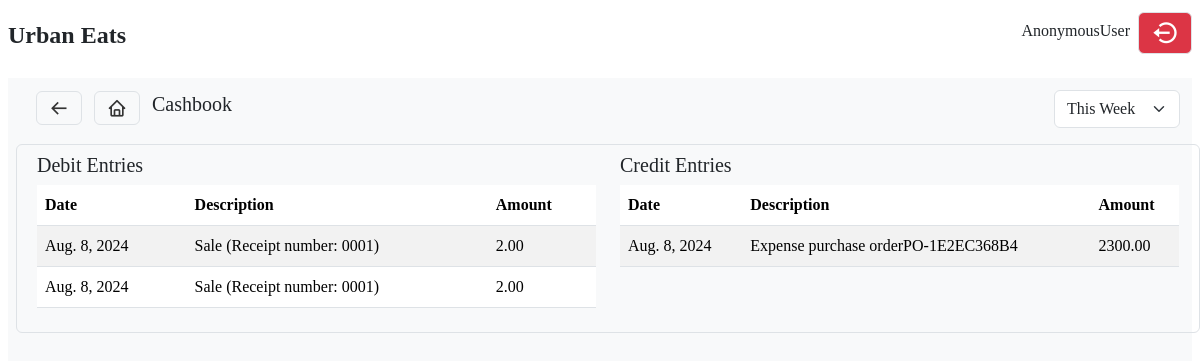
Page /finance/cashbook/ on the earlier database version.
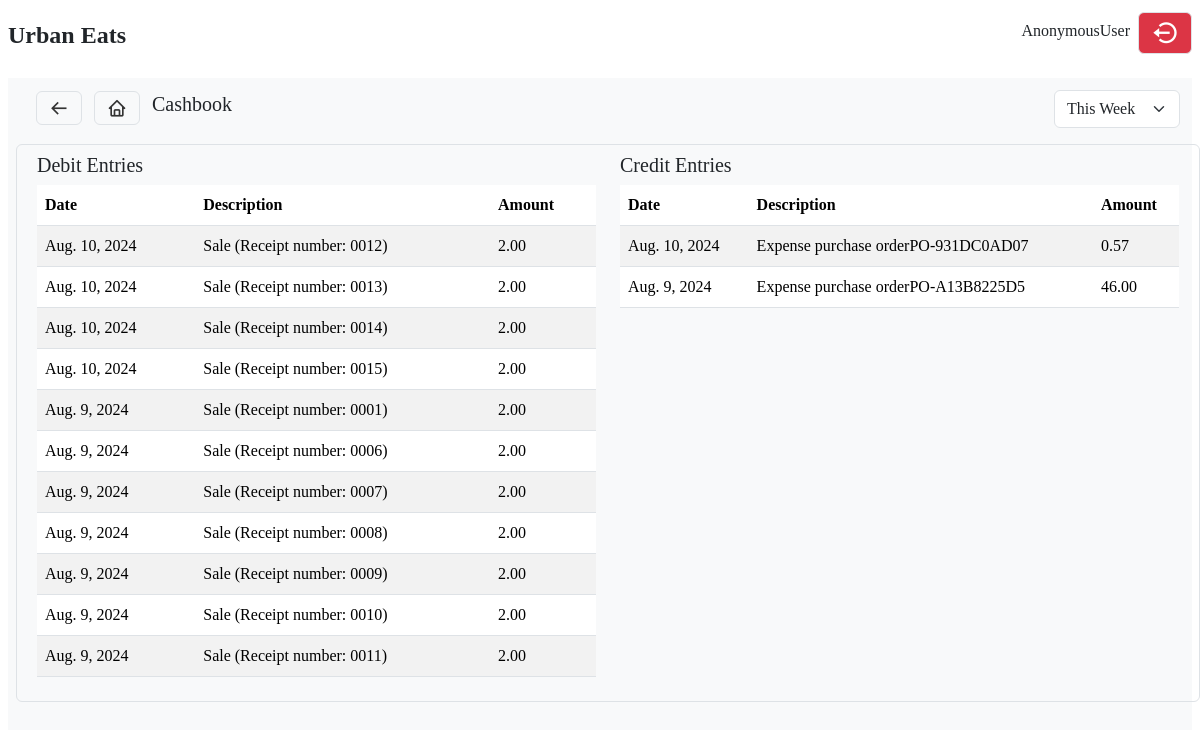
Same page on the later database version.
### finance/models.py (models this page shows, shortened)
class CashBook(models.Model):
    sale = models.ForeignKey(Sale, on_delete=models.CASCADE, null=True)
    expense = models.ForeignKey(Expense, on_delete=models.CASCADE, null=True)
    amount = models.DecimalField(max_digits=10, decimal_places=2, default=0)
    debit = models.BooleanField(default=False, null=True)
    credit = models.BooleanField(default=False, null=True)
    description = models.CharField(max_length=255, default='')
    date = models.DateField(auto_now_add=True)

### finance/views.py (the view)
# urls.py: path('cashbook/', cashbook, name='cashbook')
def cashbook(request):
    filter_option = request.GET.get('filter', 'this_week')
    now = datetime.datetime.now()
    if filter_option == 'this_week':
        start_date = now - timedelta(days=now.weekday())
    elif filter_option == 'yesterday':
        start_date = now - timedelta(days=1)
    elif filter_option == 'this_month':
        start_date = now.replace(day=1)
    elif filter_option == 'last_month':
        start_date = (now.replace(day=1) - timedelta(days=1)).replace(day=1)
    elif filter_option == 'this_year':
        start_date = now.replace(month=1, day=1)
    else:
        start_date = now - timedelta(days=now.weekday())
    entries = CashBook.objects.filter(date__gte=start_date).order_by('-date')
    debit_entries = entries.filter(debit=True)
    credit_entries = entries.filter(credit=True)
    return render(request, 'finance/cashbook.html', {
        'filter_option': filter_option,
        'debit_entries': debit_entries,
        'credit_entries': credit_entries,
    })

### templates/finance/cashbook.html (shortened to what this page needs)
{% extends "base.html" %}
{% load static %}
{% block content %}
    <div>
        <nav class="d-flex justify-content-between align-items-center rounded mb-2 p-2">
            <div>
                <a href='{% url "finance:finance"%}' class='border btn bx bx-arrow-back fs-5'></a>
                <a href='/' class='bx bx-home btn border fs-5 mx-2'></a>
                <span class='mt-2 fs-5'>Cashbook</span>
            </div>
            <div>
                <div class="d-flex justify-content-between mt-1">
                    <div>
                        <select class="form-select" id="filterSelect" onchange="filterCashBook()">
                            <option value="this_week" {% if filter_option == 'this_week' %}selected{% endif %}>This Week</option>
                        </select>
                    </div>
                </div>
            </div>
        </nav>
        <div class="row border rounded p-2">
            <div class="col-md-6">
                <h5>Debit Entries</h5>
                <div class="table-responsive">
                    <table class="table table-striped">
                        <thead>
                            <tr>
                                <th>Date</th>
                                <th>Description</th>
                                <th>Amount</th>
                            </tr>
                        </thead>
                        <tbody>
                            {% for entry in debit_entries %}
                                <tr>
                                    <td>{{ entry.date }}</td>
                                    <td>{{ entry.description }}</td>
                                    <td>{{ entry.amount }}</td>
                                </tr>
                            {% endfor %}
                        </tbody>
                    </table>
                </div>
            </div>
            <div class="col-md-6">
                <h5>Credit Entries</h5>
                <div class="table-responsive">
                    <table class="table table-striped">
                        <thead>
                            <tr>
                                <th>Date</th>
                                <th>Description</th>
                                <th>Amount</th>
                            </tr>
                        </thead>
                        <tbody>
                            {% for entry in credit_entries %}
                                <tr>
                                    <td>{{ entry.date }}</td>
                                    <td>{{ entry.description }}</td>
                                    <td>{{ entry.amount }}</td>
                                </tr>
                            {% endfor %}
                        </tbody>
                    </table>
                </div>
            </div>
        </div>
    </div>
{% endblock %}

### templates/base.html (shortened to what this page needs)
{% load static i18n %}
{% get_current_language as LANGUAGE_CODE %}
<!DOCTYPE html>
<html lang="en">
<head>
    {% block css %}
        <link rel="stylesheet" href="{% static 'css/main.css'%}">
        <link rel="stylesheet" href="{% static 'css/bootstrap/css/bootstrap.css'%}">
        <link rel="stylesheet" href="{% static 'assets/hint.css/hint.min.css'%}">
        <link rel="stylesheet" href="{% static 'assets/DataTables/datatables.min.css'%}">
        <link href='https://unpkg.com/boxicons@2.1.4/css/boxicons.min.css' rel='stylesheet'>
        <link href='{% static "assets/boxicons/css/boxicons.css"%}' rel='stylesheet'>
        <link href="https://cdn.jsdelivr.net/npm/select2@4.1.0-rc.0/dist/css/select2.min.css" rel="stylesheet" />
        <link rel="stylesheet" href="https://cdnjs.cloudflare.com/ajax/libs/animate.css/4.1.1/animate.min.css"/>
        <link rel="stylesheet" href="https://cdnjs.cloudflare.com/ajax/libs/font-awesome/6.1.1/css/all.min.css">
    {% endblock css %}
</head>
<body>
    <div class="Urban-Eat">
        <div class="row">
            <div class=" top-bar">
                <nav class="p-2">
                    <div class="d-flex justify-content-between align-items-center w-100">
                        <div>
                            <h4 class="fw-bold">Urban Eats</h4>
                        </div>
                        <div>
                            <ul class="list-unstyled d-flex align-items-center">
                                <li class="mx-2">{{ request.user }}</li>
                                <li class='btn border btn-danger bx bx-log-out-circle mt-1 fs-3 cursor-pointer' data-bs-toggle="modal" data-bs-target="#logoutModal"></li>
                            </ul>
                        </div>
                    </div>
                </nav>
                <div class='row bg-light mx-2'>
                    <div class="app-area mx-2 col-12 overflow">
                        {% block content %}{% endblock %}
                    </div>
                </div>
        </div>
    </div>
</body>
</html>

### static/css/main.css (style rules this page uses)
.overflow { height: 99vh; }
.Urban-Eat { font-family: Lato-Regular; overflow-x: hidden; }
.Urban-Eat a { text-decoration: none; color: #333; }

Differences in the rows shown:
added CashBook: date "Aug. 10, 2024", description "Sale (Receipt number: 0012)", amount "2.00", shown under "Debit Entries"
added CashBook: date "Aug. 10, 2024", description "Sale (Receipt number: 0013)", amount "2.00", shown under "Debit Entries"
added CashBook: date "Aug. 10, 2024", description "Sale (Receipt number: 0014)", amount "2.00", shown under "Debit Entries"
added CashBook: date "Aug. 10, 2024", description "Sale (Receipt number: 0015)", amount "2.00", shown under "Debit Entries"
changed CashBook "Sale (Receipt number: 0001)": date "Aug. 8, 2024" → "Aug. 9, 2024"
changed CashBook: date "Aug. 8, 2024" → "Aug. 9, 2024"; description "Sale (Receipt number: 0001)" → "Sale (Receipt number: 0006)"
added CashBook: date "Aug. 9, 2024", description "Sale (Receipt number: 0007)", amount "2.00", shown under "Debit Entries"
added CashBook: date "Aug. 9, 2024", description "Sale (Receipt number: 0008)", amount "2.00", shown under "Debit Entries"
added CashBook: date "Aug. 9, 2024", description "Sale (Receipt number: 0009)", amount "2.00", shown under "Debit Entries"
added CashBook: date "Aug. 9, 2024", description "Sale (Receipt number: 0010)", amount "2.00", shown under "Debit Entries"
added CashBook: date "Aug. 9, 2024", description "Sale (Receipt number: 0011)", amount "2.00", shown under "Debit Entries"
added CashBook: date "Aug. 10, 2024", description "Expense purchase orderPO-931DC0AD07", amount "0.57", shown under "Credit Entries"
changed CashBook: date "Aug. 8, 2024" → "Aug. 9, 2024"; description "Expense purchase orderPO-1E2EC368B4" → "Expense purchase orderPO-A13B8225D5"; amount "2300.00" → "46.00"
